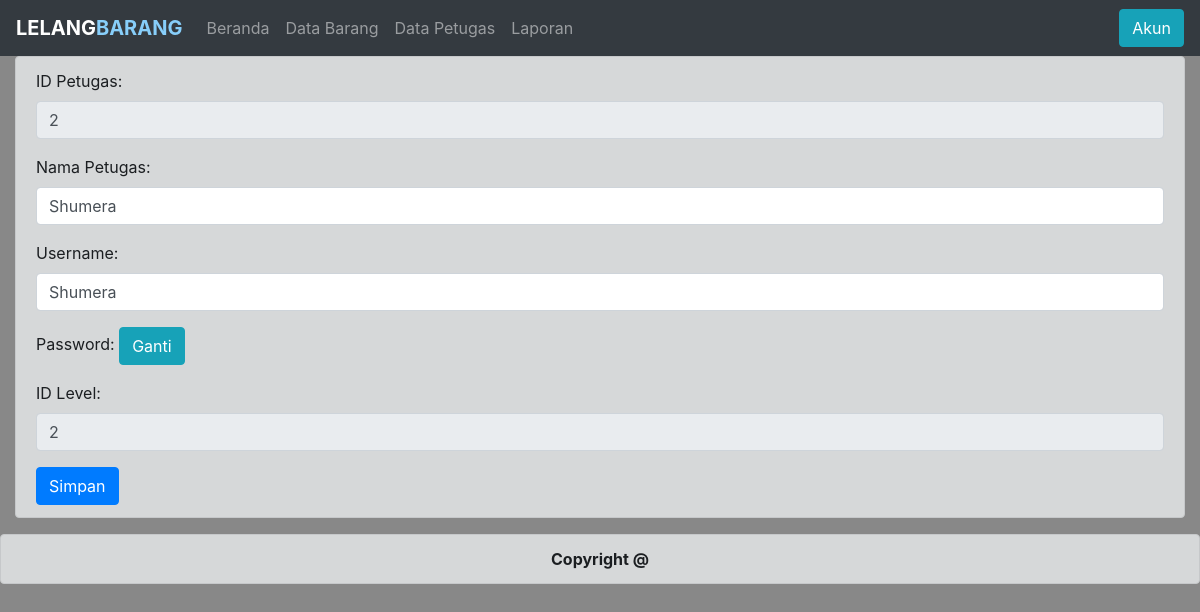
The app's page /petugas/edit_petugas.php?id_petugas=2 (signed in) with its own data.
### tables this page shows
CREATE TABLE IF NOT EXISTS `tb_petugas` (
`id_petugas` int(11) NOT NULL,
  `nama_petugas` varchar(25) NOT NULL,
  `username` varchar(25) NOT NULL,
  `password` varchar(50) NOT NULL,
  `id_level` int(11) NOT NULL
);

### petugas/edit_petugas.php (the view, shortened to what this page needs)
<!DOCTYPE html>
<html lang="en">
	<head>
		<?php
			include('./head.php')
		?>
	</head>
	<body style="background-color: #888888;">
		<?php
			include('./header.php')
		?>
        <?php
            $id_petugas=$_GET['id_petugas'];
            $querya="SELECT * FROM tb_petugas WHERE id_petugas='$id_petugas'";
            $resulta=mysqli_query($conn,$querya);
            $dataa=mysqli_fetch_array($resulta);
        ?>
        <div class="container-fluid">
			<div class="alert alert-dark">
				<form action="update_petugas.php" method="POST">
					<div class="form-group">
						<label for="id_petugas">ID Petugas:</label>
						<input type="text" class="form-control" name="id_petugas" id="id_petugas" placeholder="ID Petugas" value="<?php echo $dataa['id_petugas']; ?>" readonly>
					</div>
					<div class="form-group">
						<label for="nama_petugas">Nama Petugas:</label>
						<input type="text" class="form-control" name="nama_petugas" id="nama_petugas" placeholder="Nama Petugas" value="<?php echo $dataa['nama_petugas']; ?>">
					</div>
					<div class="form-group">
						<label for="username">Username:</label>
						<input type="text" class="form-control" name="username" id="username" placeholder="Username" value="<?php echo $dataa['username']; ?>">
					</div>
					<div class="form-group">
						<label for="password">Password:</label>
						<button type="button" class="btn btn-info" data-toggle="modal" data-target="#Password">
							Ganti
						</button>
					</div>
					<div class="form-group">
						<label for="id_level">ID Level:</label>
						<input type="text" class="form-control" name="id_level" id="id_level" placeholder="ID Level" value="<?php echo $dataa['id_level']; ?>" readonly>
					</div>
					<button type="submit" class="btn btn-primary">Simpan</button>
				</form>
			</div>
        </div>
		<?php
			include('./copyright.php')
		?>
	</body>
</html>

### records on screen
tb_petugas: id_petugas "2", nama_petugas "Shumera", username "Shumera", id_level "2"
